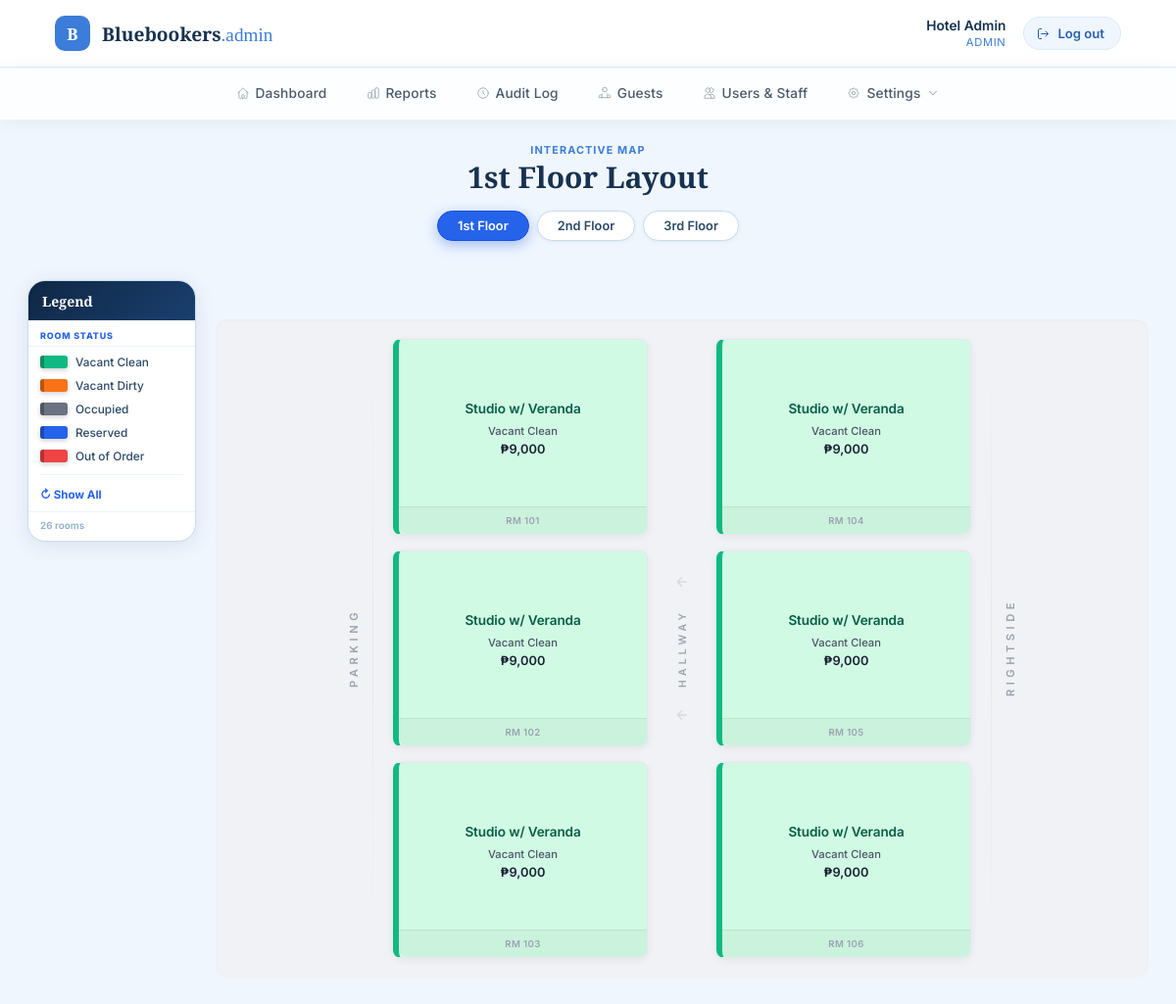
Screenshot of /admin/layout_1st_floor.php (signed in) with the database file from the repository.
### tables this page shows
CREATE TABLE IF NOT EXISTS rooms (
  id                 INT AUTO_INCREMENT PRIMARY KEY,
  branch             VARCHAR(50) NOT NULL,
  room_number        VARCHAR(20) NOT NULL,
  room_type          VARCHAR(100) NOT NULL,
  price_per_night    DECIMAL(10,2) NOT NULL DEFAULT 0,
  room_status        ENUM('available','occupied','reserved','maintenance') NOT NULL DEFAULT 'available',
  cleaning_status    VARCHAR(40) NOT NULL DEFAULT 'Clean',
  maintenance_status VARCHAR(40) NOT NULL DEFAULT 'Cleared',
  last_occupancy     DATE NULL,
  staff_notes        TEXT NULL,
  UNIQUE KEY branch_room (branch, room_number)
);

### config.php (called while the page is built, shortened)
<?php
function bb_db()
{
    static $pdo = null;
    if ($pdo === null) {
        try {
            $pdo = new PDO(
                'mysql:host=' . BB_DB_HOST . ';dbname=' . BB_DB_NAME . ';charset=utf8mb4',
                BB_DB_USER,
                BB_DB_PASS,
                [
                    PDO::ATTR_ERRMODE => PDO::ERRMODE_EXCEPTION,
                    PDO::ATTR_DEFAULT_FETCH_MODE => PDO::FETCH_ASSOC,
                ]
            );
        } catch (PDOException $e) {
            error_log('DB connection failed: ' . $e->getMessage());
            http_response_code(500);
            exit('Database connection failed. Make sure MySQL is running in XAMPP (XAMPP Control Panel -> Start next to MySQL) and that you\'ve imported schema.sql in phpMyAdmin to create the "bluebookers" database.');
        }
    }
    return $pdo;
}
function bb_is_logged_in()
{
    return !empty($_SESSION['logged_in']);
}
function bb_current_role()
{
    return isset($_SESSION['role']) ? $_SESSION['role'] : null;
}
function bb_is_admin()
{
    return bb_is_logged_in() && bb_current_role() === BB_ROLE_ADMIN;
}

### db.php (called while the page is built, shortened)
<?php
function db_list_rooms_by_branch($branch)
{
    $stmt = bb_db()->prepare('SELECT * FROM rooms WHERE branch = ? ORDER BY room_number ASC');
    $stmt->execute([$branch]);
    return $stmt->fetchAll();
}

### admin/layout_1st_floor.php (the view, shortened to what this page needs)
<?php
require_once __DIR__ . '/../config.php';
require_once __DIR__ . '/../db.php';
$branch = $_GET['branch'] ?? 'mtv';
$rooms = db_list_rooms_by_branch('mtv');
$reservationsByRoom = [];
function rl_active_res($list) {
    return null;
}
function rl_dates($ci, $co, $status, $dirty) {
    if ($status === 'available') return $dirty ? 'Vacant Dirty' : 'Vacant Clean';
    return '';
}
function rl_room_data($room, $activeRes, $rooms = []) {
    return [
        'id'                 => $room['id'],
        'number'             => $room['room_number'],
        'type_main'          => $room['room_type'],
        'type_sub'           => '',
        'status'             => $room['room_status'],
        'price'              => $room['price_per_night'],
        'guest_name'         => ($activeRes && $room['room_status'] !== 'available') ? $activeRes['guest_full_name'] : '',
        'check_in'           => $activeRes ? $activeRes['check_in']       : '',
        'check_out'          => $activeRes ? $activeRes['check_out']      : '',
        'phone'              => $activeRes ? $activeRes['contact_number'] : '',
        'email'              => $activeRes ? $activeRes['email']          : '',
        'pax'                => $activeRes ? $activeRes['num_adults']     : '',
        'cleaning'           => $room['cleaning_status'],
        'maintenance_status' => $room['maintenance_status'],
        'last_occupancy'     => $room['last_occupancy'],
        'notes'              => $room['staff_notes'] ?? '',
        'is_dirty'           => $room['cleaning_status'] !== 'Clean',
    ];
}
function rl_card($room) {
    $dirty = ($room['status'] === 'available' && $room['is_dirty']) ? ' room-card--dirty' : '';
    $dates = htmlspecialchars(rl_dates($room['check_in'], $room['check_out'], $room['status'], $room['is_dirty']));
    return '<div class="room-card status-' . htmlspecialchars($room['status']) . $dirty . '"
         data-room-id="'        . htmlspecialchars($room['id'])                   . '"
         data-room-number="'    . htmlspecialchars($room['number'])               . '"
         data-status="'         . htmlspecialchars($room['status'])               . '"
         data-type-main="'      . htmlspecialchars($room['type_main'])            . '"
         data-type-sub="'       . htmlspecialchars($room['type_sub'])             . '"
         data-guest-name="'     . htmlspecialchars($room['guest_name'])           . '"
         data-check-in="'       . htmlspecialchars($room['check_in'])             . '"
         data-check-out="'      . htmlspecialchars($room['check_out'])            . '"
         data-price="'          . htmlspecialchars($room['price'])                . '"
         data-phone="'          . htmlspecialchars($room['phone'])                . '"
         data-email="'          . htmlspecialchars($room['email'])                . '"
         data-pax="'            . htmlspecialchars($room['pax'])                  . '"
         data-cleaning="'       . htmlspecialchars($room['cleaning'])             . '"
         data-maintenance="'    . htmlspecialchars($room['maintenance_status'])   . '"
         data-last-occupancy="' . htmlspecialchars($room['last_occupancy'] ?? '') . '"
         data-notes="'          . htmlspecialchars($room['notes'])                . '">
        <div class="rc-content">
            <h3 class="rc-title">'      . htmlspecialchars($room['type_main'])  . '</h3>
            <span class="rc-subtitle">' . htmlspecialchars($room['type_sub'])   . '</span>
            <div class="rc-dates">'     . $dates                                . '</div>
            <div class="rc-price">'     . ($room['price'] ? '₱' . number_format($room['price']) : '--') . '</div>
            <div class="rc-guest">'     . htmlspecialchars($room['guest_name']) . '</div>
        </div>
        <div class="rc-footer">RM ' . htmlspecialchars($room['number']) . '</div>
    </div>';
}
$legendItems = [
    ['key'=>'available',      'label'=>'Vacant Clean', 'color'=>'#10b981'],
    ['key'=>'needs_cleaning', 'label'=>'Vacant Dirty', 'color'=>'#f97316'],
    ['key'=>'occupied',       'label'=>'Occupied',     'color'=>'#6b7280'],
    ['key'=>'reserved',       'label'=>'Reserved',     'color'=>'#2563eb'],
    ['key'=>'maintenance',    'label'=>'Out of Order', 'color'=>'#ef4444'],
];
$leftRooms  = ['101','102','103'];
$rightRooms = ['104','105','106'];
$columns    = ['left' => [], 'right' => []];
foreach ($rooms as $room) {
    $num = $room['room_number'];
    $rd  = rl_room_data($room, rl_active_res($reservationsByRoom[$room['id']] ?? []), $rooms);
    if (in_array($num, $leftRooms, true))      $columns['left'][]  = $rd;
    elseif (in_array($num, $rightRooms, true)) $columns['right'][] = $rd;
}
$hallwayLimit = 1;
$displayName = $_SESSION['full_name'] ?: $_SESSION['username'];
?>
<!DOCTYPE html>
<html lang="en">
<head>
<link rel="stylesheet" href="../assets/css/style.css">
<link rel="stylesheet" href="../assets/css/dashboard.css">
<link rel="stylesheet" href="../assets/css/layout.css">
<link rel="stylesheet" href="../assets/css/rl.css">
</head>
<body class="dashboard-body" data-admin="true">
<header class="topbar">
    <div class="topbar__brand">
        <span class="topbar__brand-mark">B</span>
        <span class="topbar__brand-name">Bluebookers<span class="topbar__brand-suffix">.admin</span></span>
    </div>
    <div class="topbar__right">
        <div class="topbar__user">
            <span class="topbar__user-name"><?= htmlspecialchars($displayName) ?></span>
            <span class="topbar__user-role"><?= bb_is_admin() ? 'Admin' : 'Staff' ?></span>
        </div>
        <a href="../logout.php" class="topbar__logout">
            <svg viewBox="0 0 24 24" fill="none"><path d="M9 4H6a2 2 0 0 0-2 2v12a2 2 0 0 0 2 2h3" stroke="currentColor" stroke-width="1.6" stroke-linecap="round" stroke-linejoin="round"/><path d="M16 16l4-4-4-4M20 12H9" stroke="currentColor" stroke-width="1.6" stroke-linecap="round" stroke-linejoin="round"/></svg>
            <span>Log out</span>
        </a>
    </div>
</header>
<?php include __DIR__ . '/includes/property_navbar.php'; ?>
<div class="rl-heading">
    <p class="rl-eyebrow">Interactive Map</p>
    <h1 class="rl-title">1st Floor Layout</h1>
    <div class="rl-floor-switch">
        <a href="layout_1st_floor.php?branch=<?= urlencode($branch) ?>" class="rl-floor-btn is-active">1st Floor</a>
        <a href="layout_2nd_floor.php?branch=<?= urlencode($branch) ?>" class="rl-floor-btn">2nd Floor</a>
        <a href="layout.php?branch=<?= urlencode($branch) ?>" class="rl-floor-btn">3rd Floor</a>
    </div>
</div>
<div class="rl-page">
        <aside class="rl-sidebar" id="rlSidebar">
        <div class="rl-sidebar__inner">
        <div class="rl-sidebar__head">Legend</div>
        <div class="rl-legend-group-label">Room Status</div>
        <?php foreach ($legendItems as $item): ?>
        <div class="rl-legend-item" data-rl-filter="<?= $item['key'] ?>">
            <span class="rl-legend-swatch rl-legend-swatch--<?= $item['key'] ?>"></span>
            <span><?= $item['label'] ?></span>
        </div>
        <?php endforeach; ?>
        <div class="rl-legend-divider"></div>
        <div class="rl-legend-showall" data-rl-filter="all">&#8635; Show All</div>
        <div class="rl-sidebar__footer" id="rlCount"><?= count($rooms) ?> rooms</div>
        </div>
    </aside>
    <main class="rl-main">
        <?php if (empty($rooms)): ?>
            <p style="color:#8dafc8;padding:24px 0;">No rooms configured for this floor.</p>
        <?php else: ?>
        <div class="rl-floor-plan elegant-floor-container">
            <div class="ef-zone ef-zone--parking">
                <span class="ef-vertical-text ef-up">PARKING</span>
            </div>
            <?php $ci = 0; foreach ($columns as $cols): ?>
                <div class="ef-room-col">
                    <?php foreach ($cols as $room): echo rl_card($room); endforeach; ?>
                </div>
                <?php if ($ci < $hallwayLimit): ?>
                <div class="ef-zone ef-zone--hallway">
                    <svg class="ef-arrow ef-up" viewBox="0 0 24 24" fill="none" stroke="currentColor" stroke-width="2"><path d="M12 19V5M5 12l7-7 7 7"/></svg>
                    <span class="ef-vertical-text ef-up">HALLWAY</span>
                    <svg class="ef-arrow ef-up" viewBox="0 0 24 24" fill="none" stroke="currentColor" stroke-width="2"><path d="M12 19V5M5 12l7-7 7 7"/></svg>
                </div>
                <?php endif; $ci++; endforeach; ?>
            <div class="ef-zone ef-zone--rightside">
                <span class="ef-vertical-text ef-down">RIGHTSIDE</span>
            </div>
        </div>
        <?php endif; ?>
    </main>
</div>
</body>
</html>

### assets/css/style.css (style rules this page uses)
:root { --blue-50: #f0f6fe; --blue-100: #dceaf8; --blue-200: #b8d2ee; --blue-500: #3b7dd8; --blue-600: #3170c4; --blue-700: #2861b3; --blue-900: #16324f; --white: #ffffff; --gray-100: #f7f9fc; --gray-300: #d4dce6; --gray-500: #8a9aa8; --gray-700: #4a5b6b; --amber: #f0a857; --font-serif: 'Playfair Display', serif; --font-sans: 'Inter', sans-serif; --radius-lg: 20px; --radius-md: 12px; --radius-sm: 8px; --shadow-card: 0 12px 40px -12px rgba(28, 70, 130, 0.18); --shadow-btn: 0 8px 20px -6px rgba(59, 125, 216, 0.4); --ease-out: cubic-bezier(.16, 1, .3, 1); }
* { box-sizing: border-box; }
html, body { margin: 0; min-height: 100vh; font-family: var(--font-sans); color: var(--blue-900); background: var(--blue-50); overflow-x: hidden; }
img, svg { display: block; }

### assets/css/dashboard.css (style rules this page uses)
.dashboard-body { min-height: 100vh; display: flex; flex-direction: column; background: var(--blue-50); }
.topbar { background: var(--white); border-bottom: 1px solid var(--blue-100); display: flex; align-items: center; justify-content: space-between; padding: 16px clamp(20px, 5vw, 56px); box-shadow: 0 2px 8px rgba(0,0,0,0.04); }
.topbar__brand { display: flex; align-items: center; gap: 12px; }
.topbar__brand-mark { width: 36px; height: 36px; border-radius: 10px; background: var(--blue-500); color: var(--white); display: flex; align-items: center; justify-content: center; font-family: var(--font-serif); font-weight: 700; font-size: 1.05rem; flex-shrink: 0; }
.topbar__brand-name { font-family: var(--font-serif); font-weight: 600; font-size: 1.2rem; color: var(--blue-900); }
.topbar__brand-suffix { color: var(--blue-500); font-weight: 500; }
.topbar__right { display: flex; align-items: center; gap: 18px; }
.topbar__user { display: flex; flex-direction: column; align-items: flex-end; line-height: 1.25; }
.topbar__user-name { font-weight: 600; font-size: 0.86rem; color: var(--blue-900); }
.topbar__user-role { font-size: 0.7rem; text-transform: uppercase; letter-spacing: 0.06em; color: var(--blue-500); }
.topbar__logout { display: flex; align-items: center; gap: 7px; background: var(--blue-50); border: 1px solid var(--blue-100); border-radius: 999px; padding: 8px 16px 8px 12px; color: var(--blue-700); font-size: 0.82rem; font-weight: 600; text-decoration: none; transition: background 180ms var(--ease-out), color 180ms var(--ease-out), transform 180ms var(--ease-out); }
.topbar__logout svg { width: 15px; height: 15px; }

### rows the page displays
rooms: room_type "Studio w/ Veranda", room_status "Vacant Clean", price_per_night "9,000", room_number "101"
rooms: room_type "Studio w/ Veranda", room_status "Vacant Clean", price_per_night "9,000", room_number "102"
rooms: room_type "Studio w/ Veranda", room_status "Vacant Clean", price_per_night "9,000", room_number "103"
rooms: room_type "Studio w/ Veranda", room_status "Vacant Clean", price_per_night "9,000", room_number "104"
rooms: room_type "Studio w/ Veranda", room_status "Vacant Clean", price_per_night "9,000", room_number "105"
rooms: room_type "Studio w/ Veranda", room_status "Vacant Clean", price_per_night "9,000", room_number "106"

### other values shown
$displayName "Hotel Admin"
$item['label'] "Vacant Clean"
$item['label'] "Vacant Dirty"
$item['label'] "Occupied"
$item['label'] "Reserved"
$item['label'] "Out of Order"
count($rooms) "26"
